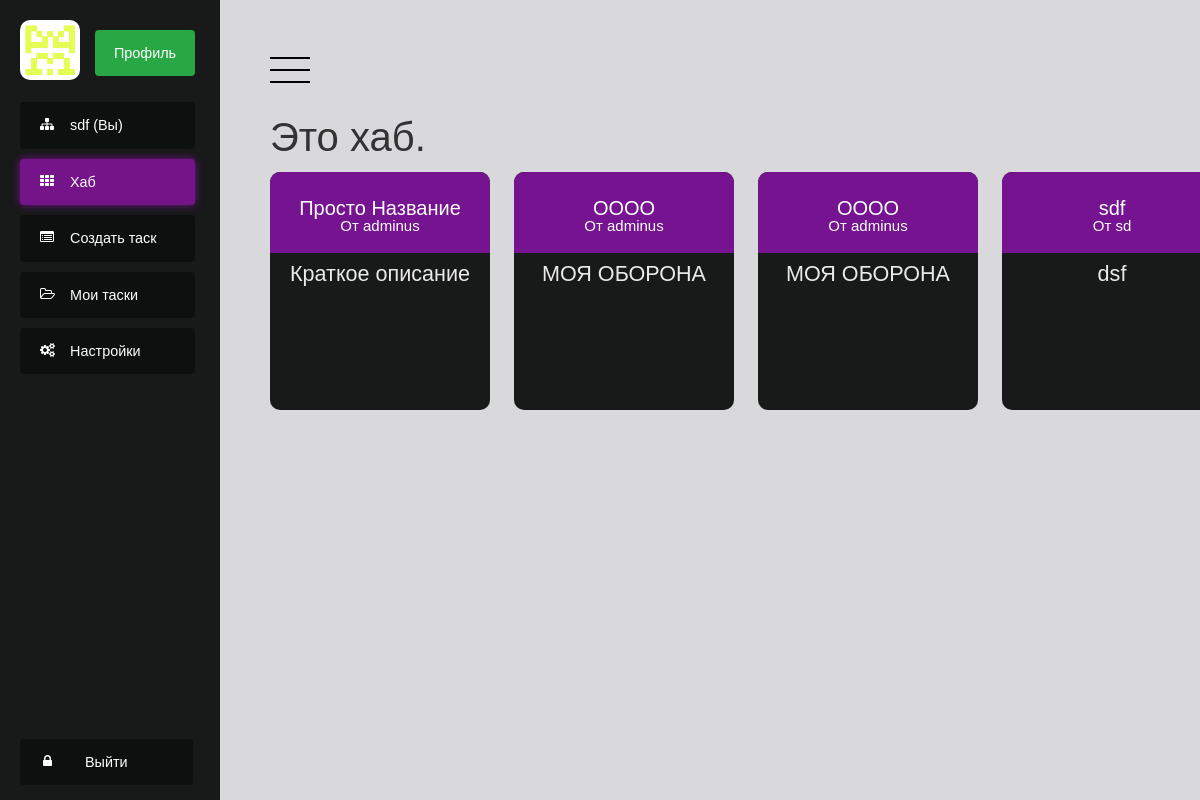
The app's page / (signed in) with its own data.
### codev_app/models.py (models this page shows, shortened)
class User(AbstractBaseUser):
    email = models.EmailField(_('email'), unique=True)
    first_name = models.CharField(_('name'), max_length=30, blank=True)
    last_name = models.CharField(_('surname'), max_length=30, blank=True)
    nickname = models.CharField(max_length=30, unique=True)
    bio = models.TextField(max_length=500, blank=True)
    location = models.CharField(max_length=30, blank=True)
    date_joined = models.DateTimeField(_('registered'), auto_now_add=True)
    is_active = models.BooleanField(_('is_active'), default=True)
    avatar = models.ImageField(upload_to='users/avatars/', null=True, blank=True)
    is_superuser = models.BooleanField(default=False)
    objects = UserManager()
    USERNAME_FIELD = 'nickname'
    REQUIRED_FIELDS = [first_name, last_name, nickname, email]
    class Meta:
        verbose_name = _('user')
        verbose_name_plural = _('users')

class Task(models.Model):
    idea = models.CharField(max_length=200)
    body = models.TextField(max_length=20000)
    simple_about = models.TextField(max_length=100, default='Краткое описание')
    creation_date = models.DateTimeField(default=datetime.datetime.now())
    author = models.ForeignKey(to=User, blank=True, on_delete=models.CASCADE, null=True)

### codev_app/views.py (the view)
# urls.py: path('', index),
def index(request):
    if request.user.is_authenticated:
        context = get_context(request, 'index')
        context = hab(request)
        print(context['tasks'])
        return render(request, 'hab.html', context)
    return render(request, 'index.html')

### codev_app/views.py (called while the page is built)
def get_context(request, pagename):
    context = {
        'pagename': pagename,
        'user': request.user,
        'registerform': RegistrationForm(request.POST)
    }
    if request.user.is_authenticated:
        context.update({'avatar': request.user.avatar})
    return context

@login_required
def hab(request):
    tasks = Task.objects.filter(~Q(author = request.user))
    print(tasks)
    context = get_context(request, 'hab')
    context.update({'tasks': tasks})
    return context

### templates/hab.html (shortened to what this page needs)
<!DOCTYPE html>
<html lang="en">
<head>
    <link rel="stylesheet" type="text/css" href="/static/modern_style.css">
</head>
<body>
{% include 'patterns/modern_menu.html' %}
<h1>Это хаб.</h1>
 <br>
<div class="Wrapper" style="height: 85%;">
{% for task in tasks %}
    <a href="/task/{{  task.id }}">
    <div class="task-card">
    <div class="task-card-header">
    <h1>{{  task.idea }}</h1>
    <h2>От {{  task.author }}</h2>
    </div>
        <h2 class="task-about">{{  task.simple_about }}</h2>
    </div></a>
{% endfor %}
</div>
</body>
</html>

### templates/patterns/modern_menu.html (shortened to what this page needs)
<head>
</head>
<div class="wrapper">
  <div class="sidebar" style="position: fixed;">
    <ul class="nav">
      <img class="avatar" src="{{ MEDIA_URL }}{{ avatar }}">
       <li class="profile"><a class="profile-button" href = "/profile/{{ user }}"><p> Профиль </p></a></li>
       <li><a {% if pagename == 'profile' %}class="active"{% endif %} href = "/profile/{{ user }}"> {{ user }} (Вы) </a></li>
      <li><a {% if pagename == 'hab' %}class="active"{% endif %} href="/">Хаб</a></li>
      <li><a {% if pagename == 'make_task' %}class="active"{% endif %} href="/add_task">Создать таск</a></li>
      <li><a {% if pagename == 'tasks' %}class="active"{% endif %} href="/tasks">Мои таски</a></li>
      <li><a {% if pagename == 'settings' %}class="active"{% endif %}>Настройки</a></li>
      <li><a class="logout" href="/u/logout/">Выйти</a></li>
    </ul>
  </div>
  <div class="content isOpen">
          <a class="button">
      <svg xmlns="http://www.w3.org/2000/svg" viewBox="0 0 100 100">
        <line x1="0" y1="20" x2="100" y2="20" />
        <line x1="0" y1="50" x2="100" y2="50" />
        <line x1="0" y1="80" x2="100" y2="80" />
      </svg>
    </a>

### static/modern_style.css (style rules this page uses)
*, *:after, *:before { box-sizing: border-box; padding: 0; margin: 0; transition: .5s ease-in-out; }
a { text-decoration: none; }
html, body { height: 100%; width: 100%;content isOpen font-family: 'Montserrat', sans-serif; -webkit-font-smoothing: antialiased; font-smoothing: antialiased; background-color: #2a313d; }
body { font: 500 .9rem/1 'Avenir Next', sans-serif; color: #333; background: rgb(45,48,58); }
.wrapper { display: flex; min-height: 100%; height:auto; background-color: #181919; margin:0 auto; width:auto; }
.sidebar { position: absolute; width: 220px; padding: 20px; }
.content { flex: 1; padding: 50px; background: #d9d9db; transform: translateX(0); transition: transform .3s; margin:0 auto; min-width:940px; width:auto; }
.content.isOpen { transform: translateX(220px); }
.button { cursor: pointer; }
.button svg { width: 40px; }
h1 { margin-top: 25px; font-size: 40px; font-weight: 400; }
.nav { list-style: none; }
.nav li a { background: #0e0f0f; margin-top: 10px; position: relative; display: block; margin-bottom: 5px; padding: 16px 0 16px 50px; color: #fff; border-radius: 4px; -webkit-transition-duration: 0.4s; transition-duration: 0.5s; transition: all .2s ease-in-out; cursor: pointer; }
.nav li a.logout { padding: 16px 65px 16px 65px; position: absolute; bottom: 10px; }
.nav li a.active { background-color: #751389; box-shadow: 0px 0px 8px #751390; }
.nav li a::before { font: 14px fontawesome; position: absolute; top: 15px; left: 20px; }
.nav li:nth-child(3) a::before { content: '\f0e8'; }
.nav li:nth-child(4) a::before { content: '\f00a'; }
.nav li:nth-child(5) a::before { content: '\f022'; }
.nav li:nth-child(6) a::before { content: '\f115'; }
.nav li:nth-child(7) a::before { content: '\f085'; }
.nav li:nth-child(8) a::before { content: '\f023'; left: 23px; }
.avatar { margin-bottom: 10px; height: 60px; width: 60px; -webkit-border-radius: 10px; -moz-border-radius: 10px; border-radius: 10px; cursor: pointer; }
.profile { float: right; text-align-all: center; }
.wrapper .nav .profile a { width: 100px; text-align: center; float: left; }
.sidebar { height: 100%; width: 215px; text-align: left; float: left; }
.profile p { text-align: center; margin-left: -50px; }
.nav li a.profile-button { background-color: #28a745; }
h2 { font-weight: 300; }
:root { --gutterSm: 0.4rem; --gutterMd: 0.8rem; --gutterLg: 1.6rem; --gutterXl: 2.4rem; --gutterXx: 7.2rem; --colorPrimary400: #7e57c2; --colorPrimary600: #5e35b1; --colorPrimary800: #4527a0; --fontFamily: "Dosis", sans-serif; --fontSizeSm: 1.2rem; --fontSizeMd: 1.6rem; --fontSizeLg: 2.1rem; --fontSizeXl: 2.8rem; --fontSizeXx: 3.6rem; --lineHeightSm: 1.1; --lineHeightMd: 1.8; --transitionDuration: 300ms; --transitionTF: cubic-bezier(0.645, 0.045, 0.355, 1); --inputPaddingV: var(--gutterMd); --inputPaddingH: var(--gutterLg); --inputFontSize: var(--fontSizeLg); --inputLineHeight: var(--lineHeightMd); --labelScaleFactor: 0.8; --labelDefaultPosY: 50%; --labelTransformedPosY: calc( (var(--labelDefaultPosY)) - (var(--inputPaddingV) * var(--labelScaleFactor)) - (var(--inputFontSize) * var(--inputLineHeight)) ); --inputTransitionDuration: var(--transitionDuration); --inputTransitionTF: var(--transitionTF); }
*, *::before, *::after { box-sizing: border-box; }
.Wrapper { flex: 0 0 80%; max-width: 100%; }
.task-about { margin-top: 10px; color: #eaeaea; }
html, body { max-width: 100%; overflow-x: hidden; }
.task-card { margin-right: 20px; margin-bottom: 20px; width: 20%; height: 40%; border-radius: 10px; position: sticky; display: inline-block; background-color: #181919; text-align: center; }
.task-card-header { font-size:10px; position: relative; vertical-align: middle; padding-top: 1px; padding-bottom: 20px; border-top-left-radius: 10px; border-top-right-radius: 10px; background-color: #751390; color: white; text-align: center; }
.task-card-header h1 { font-size: 200%; }

### records on screen
User: avatar (picture), nickname "sdf"
Task: idea "Просто Название", author "adminus", simple_about "Краткое описание"
Task: idea "ОООО", author "adminus", simple_about "МОЯ ОБОРОНА"
Task: idea "ОООО", author "adminus", simple_about "МОЯ ОБОРОНА"
Task: idea "sdf", author "sd", simple_about "dsf"
